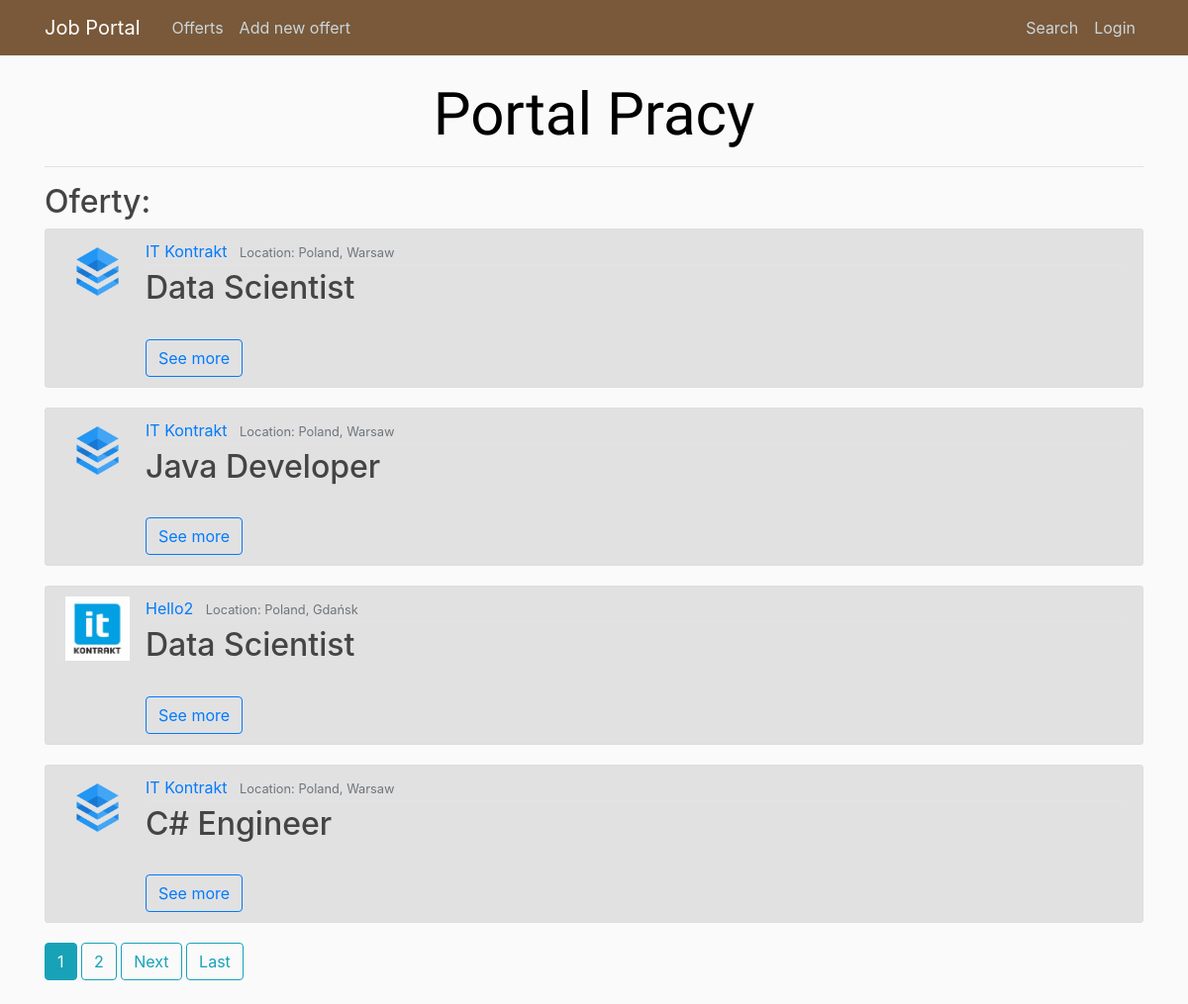
Page /offerts/ on the earlier database version.
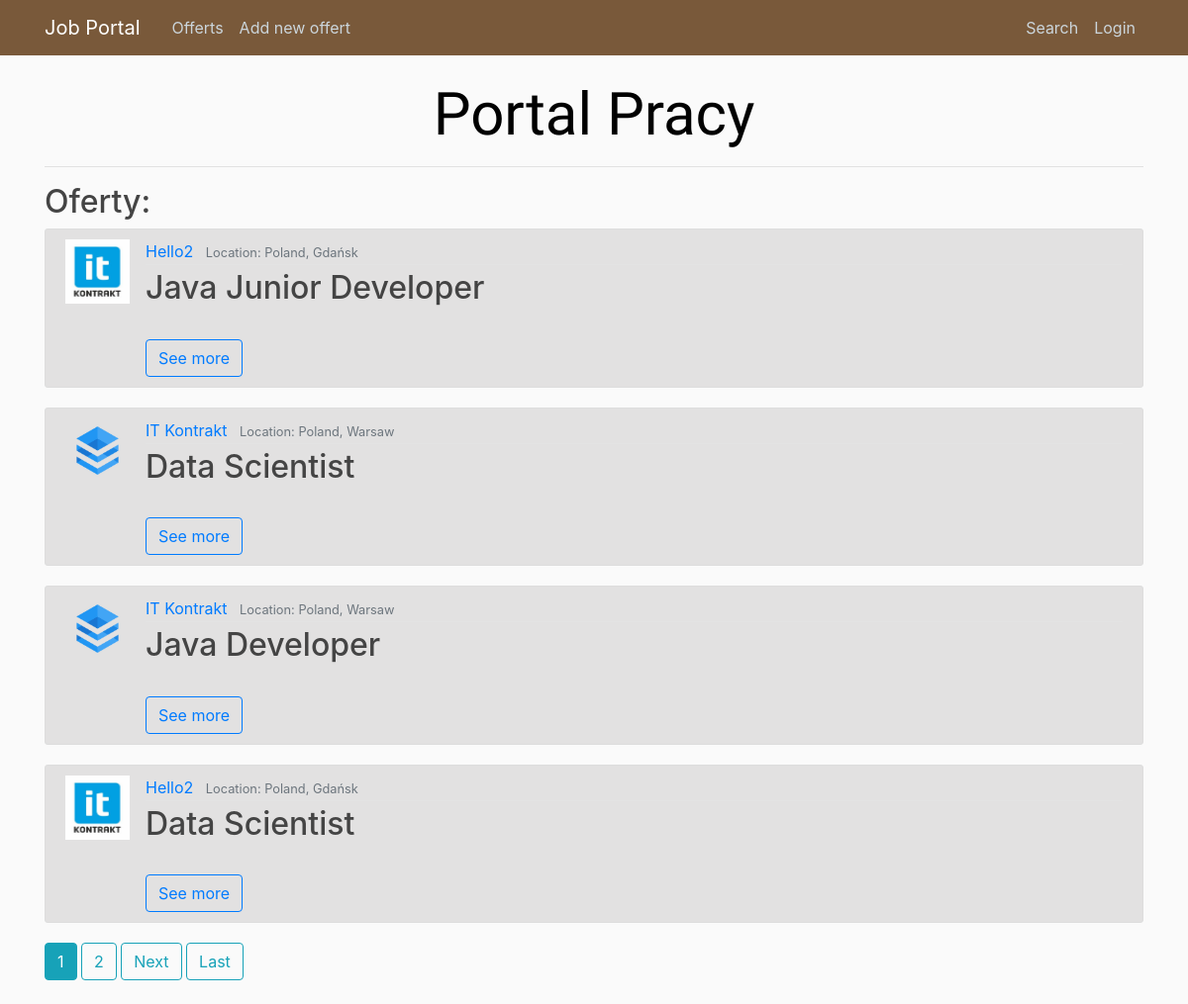
Same page on the later database version.
### offerts/models.py (models this page shows, shortened)
class Offert(models.Model):
    author = models.ForeignKey(User, on_delete=models.CASCADE)
    position = models.CharField(max_length = 100)
    agency = models.ForeignKey(Agency, on_delete=models.CASCADE)
    remote = models.BooleanField(default=False)
    per_hour = models.BooleanField("Salary: per hour", default=False)
    min_salary = models.IntegerField(default=0)
    max_salary = models.IntegerField(default=0)
    publication_date = models.DateTimeField(auto_now_add = True)
    expiration_date = models.DateField(null=True, default=None)
    must_have = models.ManyToManyField('Tag')
    nice_to_have = models.CharField(max_length = 1000)
    duties = models.CharField(max_length = 1000)
    benefits = models.CharField(max_length = 1000)
    about = models.TextField(null=True)

class Agency(models.Model):
    company = models.ForeignKey(Company, on_delete=models.CASCADE)
    country = models.CharField(max_length = 100)
    location = models.CharField(max_length = 100)
    address = models.CharField(max_length = 200)
    weppage = models.URLField(null=True)
    email = models.EmailField()
    phone = models.CharField(max_length=15)

class Company(models.Model):
    name = models.CharField(max_length = 200, unique=True)
    logo = models.ImageField(upload_to = "logos/", null=True, default=None)
    webpage = models.URLField(null=True)
    about = models.CharField(max_length = 1000)

### offerts/views.py (the view)
# urls.py: path('', OffertListView.as_view(), name = 'index'),
class OffertListView(ListView):
    model = Offert
    template_name = 'offerts/index.html' # default: <app>/<model>_<viewtype>.html
    context_object_name = 'offerts'
    ordering = ['-publication_date'] # '-' -> from newest to oldest
    paginate_by = 4

### offerts/templates/offerts/index.html (shortened to what this page needs)
{% extends 'base.html' %}
{% load static %}
    {% block body %}
      <h1> Portal Pracy </h1>
      <hr>
      <h2> Oferty: </h2>
      {% if offerts %}
        {% for offert in offerts %}
        <article class="media content-section">
        <img class="article-img" src="{{offert.agency.company.logo.url}}" alt="logo">
            <div class="media-body">
                <div class="article-metadata">
                  <a class="mr-2" href='#'>{{ offert.agency.company.name }}</a>
                  <small class="text-muted">Location: {{ offert.agency.country }}, {{offert.agency.location }}</small>
                </div>
                <h2><a class="article-title">{{ offert.position }}</a></h2>
                <br>
                <a href="{% url 'offerts:offertDetails' offert.id %}"><button type="button" class="btn btn-outline-primary">See more</button></a>
        </article>
      {% endfor %}
      {% if is_paginated %}
        {% for num in page_obj.paginator.page_range %}
          {% if page_obj.number == num %}
            <a class="btn btn-info mb-4" href="?page={{num}}">{{num}}</a>
          {% elif num > page_obj.number|add:'-3' and num < page_obj.number|add:'3' %}
            <a class="btn btn-outline-info mb-4" href="?page={{num}}">{{num}}</a>
          {% endif %}
        {% endfor %}
        {% if page_obj.has_next %}
          <a class="btn btn-outline-info mb-4" href="?page={{ page_obj.next_page_number }}">Next</a>
          <a class="btn btn-outline-info mb-4" href="?page={{ page_obj.paginator.num_pages }}">Last</a>
        {% endif %}
      {% endif %}
    {% else %}
      <h3>No offerts available.</h3>
    {% endif %}
  {% endblock %}

Differences in the rows shown:
no longer on this page (row unchanged): Offert: agency.company.logo (picture), agency.company.name "IT Kontrakt", agency.country "Poland", agency.location "Warsaw", position "C# Engineer"
added Offert: agency.company.logo (picture), agency.company.name "Hello2", agency.country "Poland", agency.location "Gdańsk", position "Java Junior Developer"
